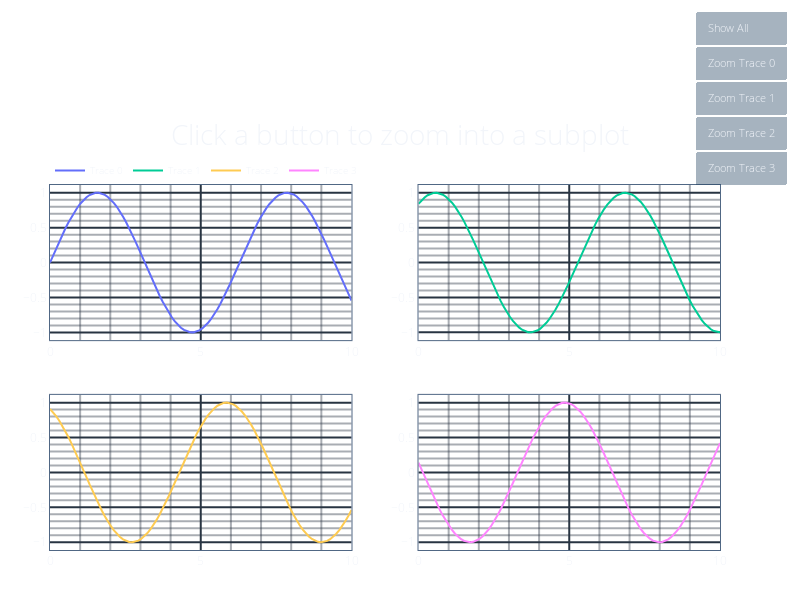

The code cell stored with this chart in its notebook:
### Code cell
import numpy as np
import plotly.graph_objects as go
from plotly.subplots import make_subplots

# Simulate data
x = np.linspace(0, 10, 100)
y_data = [np.sin(x + i) for i in range(4)]

# Create 2x2 subplot layout
fig = make_subplots(rows=2, cols=2)

# Add traces
for i in range(4):
    fig.add_trace(
        go.Scatter(x=x, y=y_data[i], name=f"Trace {i}"), row=i // 2 + 1, col=i % 2 + 1
    )

# Predefine axis IDs
axes = ["", "2", "3", "4"]
xaxis_ids = [f"xaxis{a}" for a in axes]
yaxis_ids = [f"yaxis{a}" for a in axes]

# Button to zoom into each subplot
buttons = []

for i in range(4):
    vis = [False] * 4
    vis[i] = True

    # layout_update = {ax: dict(domain=[0, 0.0001]) for ax in xaxis_ids + yaxis_ids}
    # layout_update[xaxis_ids[i]] = dict(domain=[0, 1])
    # layout_update[yaxis_ids[i]] = dict(domain=[0, 1])

    buttons.append(
        dict(
            label=f"Zoom Trace {i}",
            method="update",
            args=[
                {"visible": vis},
                # layout_update,
            ],
        )
    )

# "Show All" button
buttons.insert(
    0,
    dict(
        label="Show All",
        method="update",
        args=[
            {"visible": [True] * 4},
            # {  # Reset to 2x2 layout
            #     "xaxis": dict(domain=[0, 0.45]),
            #     "yaxis": dict(domain=[0.55, 1]),
            #     "xaxis2": dict(domain=[0.55, 1]),
            #     "yaxis2": dict(domain=[0.55, 1]),
            #     "xaxis3": dict(domain=[0, 0.45]),
            #     "yaxis3": dict(domain=[0, 0.45]),
            #     "xaxis4": dict(domain=[0.55, 1]),
            #     "yaxis4": dict(domain=[0, 0.45]),
            # },
        ],
    ),
)

# Add buttons to layout
fig.update_layout(
    updatemenus=[dict(buttons=buttons, direction="down", showactive=False, x=1.1, y=1)],
    height=600,
    width=800,
    title="Click a button to zoom into a subplot",
    showlegend=True,
)

fig.show()
